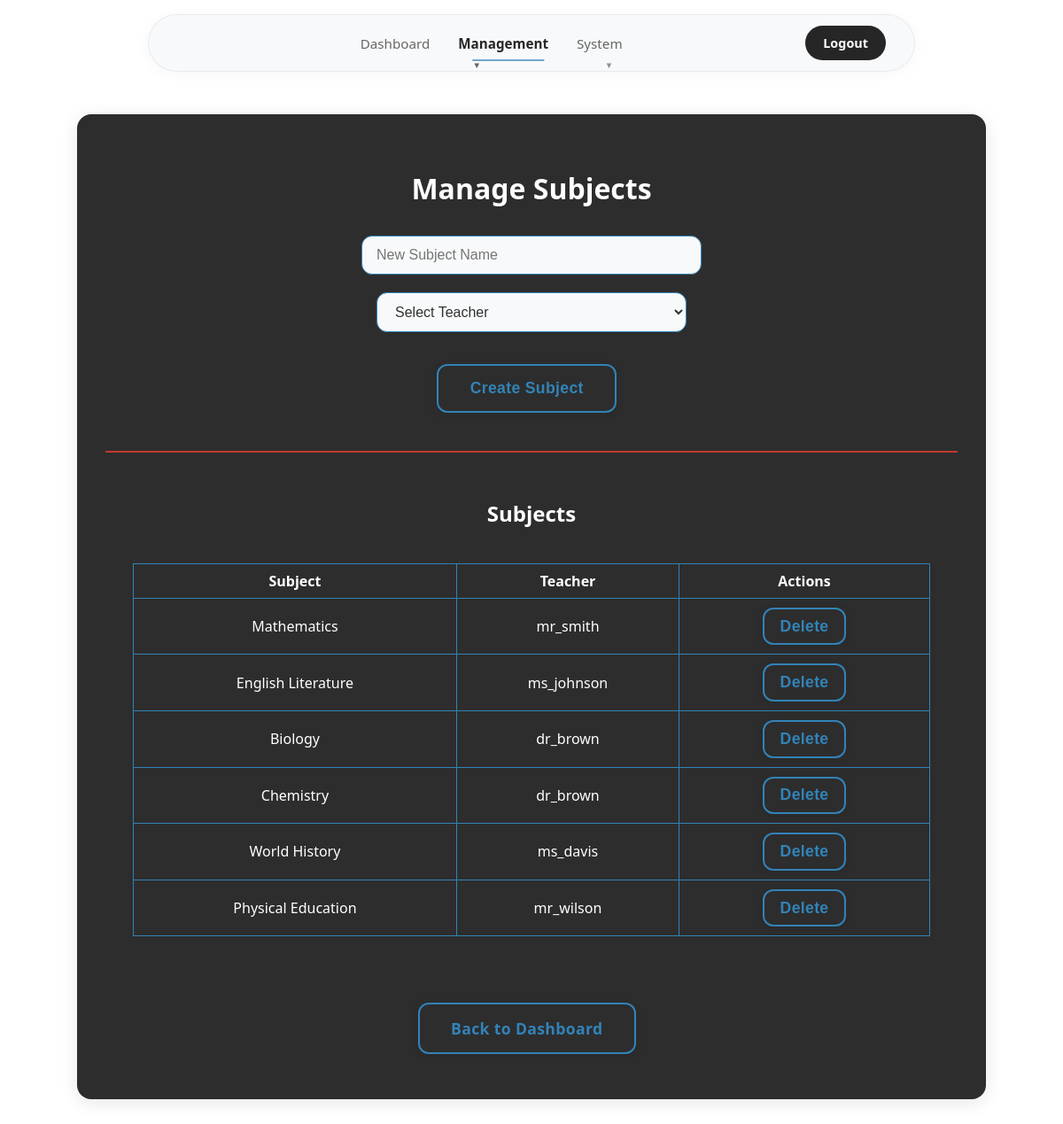
Page /manage_subjects (signed in) on the committed database.
### tables this page shows
CREATE TABLE subjects (
    id INTEGER PRIMARY KEY,
    name TEXT,
    teacher_id INTEGER REFERENCES users(id)
);

CREATE TABLE users (
    id INTEGER PRIMARY KEY,
    username TEXT UNIQUE,
    password TEXT,
    role TEXT
, email TEXT, phone TEXT, full_name TEXT);

### app.py (the view)
@app.route('/manage_subjects', methods=['GET','POST'])
def manage_subjects():
    if not is_admin():
        return redirect(url_for('login'))
    conn = get_db()
    cur = conn.cursor()
    if request.method == 'POST':
        subject_name = request.form['subject_name']
        teacher_id = request.form.get('teacher_id')
        cur.execute("INSERT INTO subjects (name, teacher_id) VALUES (?, ?)", (subject_name, teacher_id))
        conn.commit()
    cur.execute('''SELECT subjects.*, users.username as teacher_name
                   FROM subjects
                   LEFT JOIN users ON subjects.teacher_id = users.id''')
    subjects = cur.fetchall()
    cur.execute("SELECT id, username FROM users WHERE role='teacher'")
    teachers = cur.fetchall()
    return render_template('manage_subjects.html', subjects=subjects, teachers=teachers)

### app.py (called while the page is built)
def is_admin():
    return session.get('role') == 'admin'

### templates/manage_subjects.html (shortened to what this page needs)
<!DOCTYPE html>
<html>
<head>
    <link rel="stylesheet" href="/static/styles.css">
</head>
<body>
    <div class="navbar">
        <div class="navbar-container">
            <div class="navbar-links">
                <a href="/admin_dashboard" class="nav-link">Dashboard</a>
                <div class="dropdown">
                    <a href="#" class="nav-link dropdown-trigger active">Management</a>
                </div>
                <div class="dropdown">
                    <a href="#" class="nav-link dropdown-trigger">System</a>
                </div>
            </div>
            <div class="navbar-actions">
                <a href="/logout" class="nav-btn">Logout</a>
            </div>
        </div>
    </div>
    <div class="center-wrapper">
        <div class="dashboard-container card-3d">
            <h1>Manage Subjects</h1>
            <form method="post" action="/manage_subjects" class="form-stack">
                <input type="text" name="subject_name" placeholder="New Subject Name" required>
                <select name="teacher_id" required>
                    <option value="">Select Teacher</option>
                </select>
                <button class="btn-3d" type="submit">Create Subject</button>
            </form>
            <hr style="width:100%; margin: 2em 0; border: 1px solid #C0392B;">
            <h2>Subjects</h2>
            <div class="table-wrapper">
                <table>
                    <thead>
                        <tr>
                            <th>Subject</th>
                            <th>Teacher</th>
                            <th>Actions</th>
                        </tr>
                    </thead>
                    <tbody>
                        {% for subject in subjects %}
                        <tr>
                            <td>{{ subject['name'] }}</td>
                            <td>{% if subject['teacher_name'] %}{{ subject['teacher_name'] }}{% else %}-{% endif %}</td>
                            <td class="table-actions">
                                <form method="post" action="/delete_subject" style="display:inline;">
                                    <button class="btn-3d" type="submit" onclick="return confirm('Delete this subject?');">Delete</button>
                                </form>
                            </td>
                        </tr>
                        {% endfor %}
                    </tbody>
                </table>
            </div>
            <div class="action-buttons">
                <a class="btn-3d" href="/admin">Back to Dashboard</a>
            </div>
        </div>
    </div>
</body>
</html>

### static/styles.css (style rules this page uses)
body { background: #ffffff; font-family: 'Segoe UI', 'Arial', sans-serif; color: #262626; margin: 0; padding: 0; min-height: 100vh; }
.navbar { background: transparent; backdrop-filter: none; -webkit-backdrop-filter: none; box-shadow: none; padding: 1rem 0; position: sticky; top: 0; left: 0; right: 0; z-index: 1000; margin-bottom: 0; border: none; width: 100%; }
.navbar-container { max-width: 800px; margin: 0 auto; display: flex; justify-content: space-between; align-items: center; padding: 0.75rem 2rem; height: auto; background: rgba(248, 249, 250, 0.9); backdrop-filter: blur(10px); -webkit-backdrop-filter: blur(10px); border-radius: 50px; border: 1px solid rgba(0, 0, 0, 0.06); box-shadow: 0 2px 16px rgba(0, 0, 0, 0.04); }
.navbar-actions { display: flex; align-items: center; gap: 1rem; }
.navbar-links { display: flex; gap: 2rem; align-items: center; justify-content: center; flex: 1; margin: 0; }
.nav-link { color: #666666; text-decoration: none; font-weight: 500; padding: 0.5rem 0; border-radius: 0; transition: all 0.2s ease; position: relative; font-size: 0.95rem; white-space: nowrap; border: none; background: transparent; }
.nav-link.active { color: #262626; background: transparent; box-shadow: none; border: none; transform: none; font-weight: 600; }
.nav-btn { background: #262626; color: #ffffff; text-decoration: none; font-weight: 600; padding: 0.625rem 1.25rem; border-radius: 25px; transition: all 0.2s ease; font-size: 0.9rem; white-space: nowrap; border: none; }
.nav-link.active::after { width: 80%; }
.nav-link::after { content: ''; position: absolute; bottom: -2px; left: 50%; width: 0; height: 2px; background: #3283b8; transition: all 0.3s ease; transform: translateX(-50%); }
.dropdown { position: relative; display: inline-block; }
.nav-link.dropdown-trigger::after { content: '▼'; font-size: 0.6rem; margin-left: 0.375rem; opacity: 0.7; transition: transform 0.2s ease; }
.dashboard-container { padding: 2.5em 2em; background: #262626; border-radius: 16px; max-width: 1200px; box-shadow: 0 4px 20px rgba(0, 0, 0, 0.1); width: 90%; margin: 2em auto; display: flex; flex-direction: column; align-items: center; border: 1px solid rgba(0, 0, 0, 0.05); }
.center-wrapper { display: flex; align-items: center; justify-content: center; min-height: 100vh; }
.card-3d { background: #2d2d2d; border-radius: 16px; box-shadow: 0 4px 20px rgba(0, 0, 0, 0.1); width: 80%; border: 1px solid rgba(0, 0, 0, 0.05); }
h1, h2, h3 { color: #ffffff;; text-align: center; margin-bottom: 1em; text-decoration: none; }
.form-stack { display: flex; flex-direction: column; gap: 1.2em; width: 100%; align-items: center; }
input, select { padding: 0.75em 1em; border-radius: 12px; border: 1.5px solid hsl(204, 57%, 46%); font-size: 1em; background: #f8f9fa; color: #333333; transition: border 0.2s; outline: none; margin-bottom: 0.5em; width: 100%; max-width: 350px; text-decoration: none; }
form[style*="inline"] button { margin: 2px 5px !important; display: inline-block !important; vertical-align: middle !important; padding: 0.5em 1em !important; }
.btn-3d { background: #2d2d2d; color: hsl(204, 57%, 46%); border: 2px solid hsl(204, 57%, 46%); border-radius: 12px; padding: 0.85em 2em; font-size: 1.1em; font-weight: 600; box-shadow: 0 2px 10px rgba(0, 0, 0, 0.1); transition: transform 0.12s, box-shadow 0.12s; cursor: pointer; letter-spacing: 0.02em; margin: 0.6em 0.6em 0.6em 0; display: inline-block; text-align: center; text-decoration: none; }
.action-buttons { margin-top: 2em; text-align: center; }
.table-wrapper { width: 100%; max-width: 900px; overflow-x: auto; margin: 0 auto; }
table { width: 100%; max-width: 900px; border-collapse: collapse; margin: 1em auto 2em; }
th, td { padding: 8px; border: 1px solid #3283b8; text-align: center; text-decoration: none; color:#ffffff; }
.form-stack input, .form-stack select { margin: 0 auto; display: block; width: 100%; max-width: 350px; }
.form-stack button { align-self: center; margin-top: 1em; }
.dashboard-container { max-width: 1200px; margin: 2em auto; padding: 2.5em 2em; }

### rows in the picture
subjects: name "Mathematics", teacher_name "mr_smith"
subjects: name "English Literature", teacher_name "ms_johnson"
subjects: name "Biology", teacher_name "dr_brown"
subjects: name "Chemistry", teacher_name "dr_brown"
subjects: name "World History", teacher_name "ms_davis"
subjects: name "Physical Education", teacher_name "mr_wilson"
